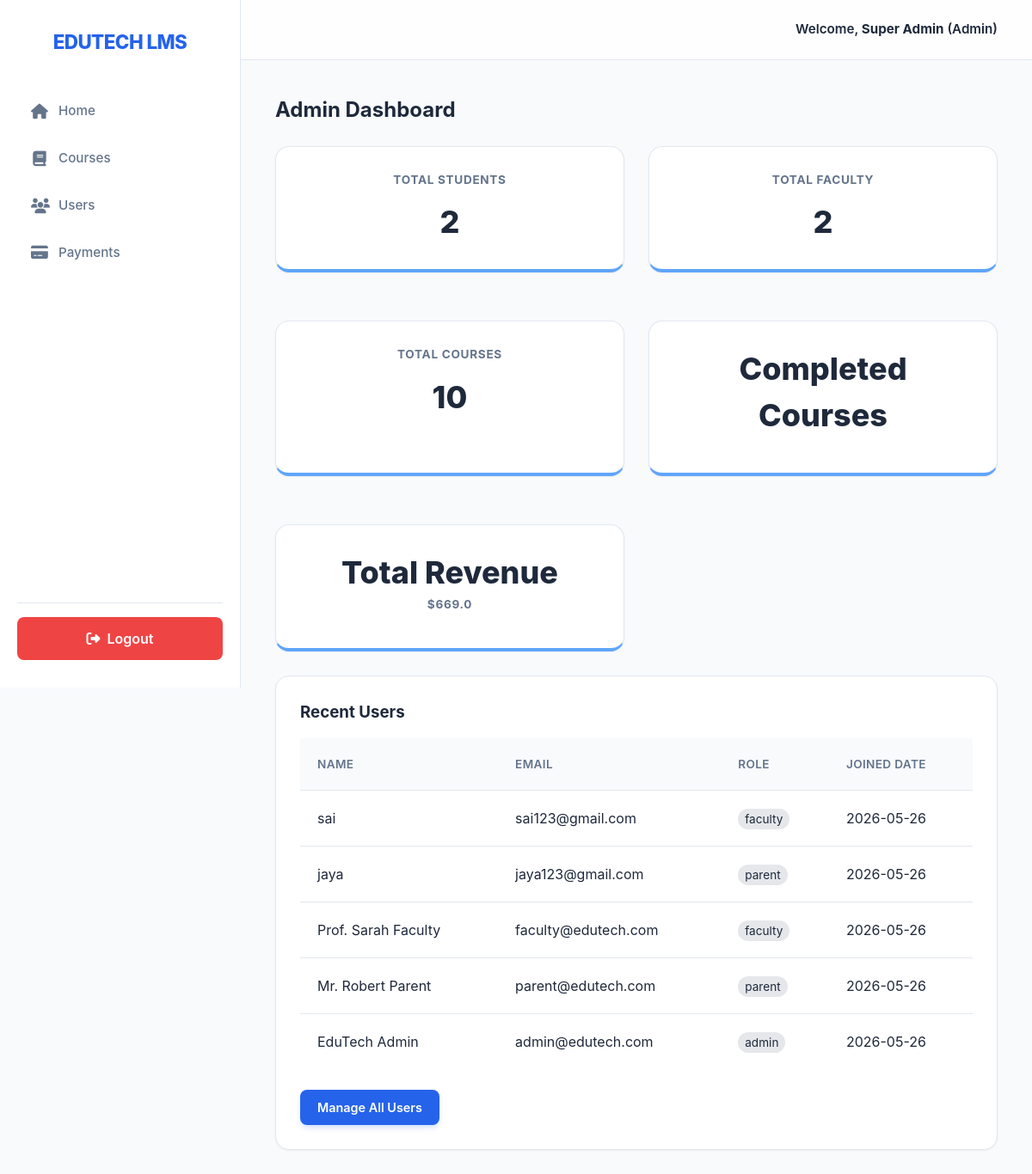
The page /admin (signed in) on the database its author committed.
### tables this page shows
CREATE TABLE users (
        id INTEGER PRIMARY KEY AUTOINCREMENT,
        name TEXT NOT NULL,
        email TEXT UNIQUE NOT NULL,
        password TEXT NOT NULL,
        role TEXT NOT NULL, -- admin, student, faculty, parent
        created_at TIMESTAMP DEFAULT CURRENT_TIMESTAMP
    , phone TEXT);

### app.py (the view)
@app.route('/admin')
@login_required(role='admin')
def admin_dashboard():
    conn = get_db()
    stats = {
        'students': conn.execute("SELECT COUNT(*) as count FROM users WHERE role='student'").fetchone()['count'],
        'faculty': conn.execute("SELECT COUNT(*) as count FROM users WHERE role='faculty'").fetchone()['count'],
        'courses': conn.execute("SELECT COUNT(*) as count FROM courses").fetchone()['count'],
        'revenue': conn.execute("SELECT SUM(amount) as total FROM payments WHERE status='success'").fetchone()['total'] or 0.0
    }
    users = conn.execute("SELECT * FROM users ORDER BY created_at DESC LIMIT 5").fetchall()
    conn.close()
    return render_template('dashboard_admin.html', stats=stats, users=users)

### app.py (called while the page is built)
def login_required(role=None):
    def wrapper(f):
        @wraps(f)
        def decorated_function(*args, **kwargs):
            if 'user_id' not in session:
                return redirect(url_for('login'))
            if role and session.get('role') != role:
                flash('Unauthorized access!', 'danger')
                return redirect(url_for('dashboard'))
            return f(*args, **kwargs)
        return decorated_function
    return wrapper

### database.py (called while the page is built)
def get_db():
    conn = sqlite3.connect(DB_NAME, check_same_thread=False)
    conn.row_factory = sqlite3.Row
    return conn

### templates/dashboard_admin.html (shortened to what this page needs)
{% extends "base.html" %}
{% block content %}
<h2 style="margin-bottom: 1.5rem;">Admin Dashboard</h2>
<div class="grid">
    <div class="card stat-card">
        <h3>Total Students</h3>
        <p>{{ stats.students }}</p>
    </div>
    <div class="card stat-card">
        <h3>Total Faculty</h3>
        <p>{{ stats.faculty }}</p>
    </div>
    <div class="card stat-card">
        <h3>Total Courses</h3>
        <p>{{ stats.courses }}</p>
    </div>
    <div class="card stat-card">
        <p>Completed Courses</p>
    </div>
    <div class="card stat-card">
        <p>Total Revenue</p>
        <h3>${{ stats.revenue }}</h3>
    </div>
</div>
<div class="card">
    <h3 style="margin-bottom: 1rem;">Recent Users</h3>
    <table>
        <thead>
            <tr>
                <th>Name</th>
                <th>Email</th>
                <th>Role</th>
                <th>Joined Date</th>
            </tr>
        </thead>
        <tbody>
            {% for user in users %}
            <tr>
                <td>{{ user.name }}</td>
                <td>{{ user.email }}</td>
                <td><span style="padding: 4px 8px; border-radius: 12px; background: #E5E7EB; font-size: 0.85rem;">{{ user.role }}</span></td>
                <td>{{ user.created_at[:10] }}</td>
            </tr>
            {% endfor %}
        </tbody>
    </table>
    <br>
    <a href="{{ url_for('manage_users') }}" class="btn btn-primary">Manage All Users</a>
</div>
{% endblock %}

### templates/base.html (shortened to what this page needs)
<!DOCTYPE html>
<html lang="en">
<head>
    <link rel="stylesheet" href="{{ url_for('static', filename='css/style.css') }}">
    <link rel="stylesheet" href="https://cdnjs.cloudflare.com/ajax/libs/font-awesome/6.4.0/css/all.min.css">
</head>
<body>
    {% if session.get('user_id') and session.get('role') == 'student' %}
    <div class="sidebar">
        <div class="brand">
            <i class="fas fa-graduation-cap"></i> EDUTECH LMS
        </div>
        <ul class="nav-links">
            <li><a href="{{ url_for('student_dashboard') }}" class="{{ 'active' if request.endpoint == 'student_dashboard' }}"><i class="fas fa-th-large"></i> Dashboard</a></li>
            <li><a href="{{ url_for('browse_courses') }}" class="{{ 'active' if request.endpoint == 'browse_courses' }}"><i class="fas fa-search"></i> Browse Courses</a></li>
            <li><a href="{{ url_for('student_my_courses') }}" class="{{ 'active' if request.endpoint == 'student_my_courses' }}"><i class="fas fa-book"></i> My Courses</a></li>
            <li><a href="{{ url_for('student_attendance') }}" class="{{ 'active' if request.endpoint == 'student_attendance' }}"><i class="fas fa-calendar-check"></i> Attendance</a></li>
            <li><a href="{{ url_for('student_assessments') }}" class="{{ 'active' if request.endpoint == 'student_assessments' }}"><i class="fas fa-vial"></i> Assessments</a></li>
            <li><a href="{{ url_for('student_assignments') }}" class="{{ 'active' if request.endpoint == 'student_assignments' }}"><i class="fas fa-file-alt"></i> Assignments</a></li>
            <li><a href="{{ url_for('student_certificates') }}" class="{{ 'active' if request.endpoint == 'student_certificates' }}"><i class="fas fa-certificate"></i> Certificates</a></li>
            <li><a href="{{ url_for('student_progress') }}" class="{{ 'active' if request.endpoint == 'student_progress' }}"><i class="fas fa-chart-line"></i> Progress Report</a></li>
            <li><a href="{{ url_for('student_video_learning') }}" class="{{ 'active' if request.endpoint == 'student_video_learning' }}"><i class="fas fa-video"></i> Video Learning</a></li>
            <li><a href="{{ url_for('payment') }}" class="{{ 'active' if request.endpoint == 'payment' }}"><i class="fas fa-credit-card"></i> Fees / Payments</a></li>
            <li><a href="{{ url_for('student_notifications') }}" class="{{ 'active' if request.endpoint == 'student_notifications' }}"><i class="fas fa-bell"></i> Notifications</a></li>
            <li><a href="{{ url_for('student_profile') }}" class="{{ 'active' if request.endpoint == 'student_profile' }}"><i class="fas fa-user-cog"></i> Profile Settings</a></li>
        </ul>
        <div class="sidebar-footer" style="margin-top: auto; padding-top: 1rem; border-top: 1px solid var(--border-color);">
            <a href="{{ url_for('logout') }}" class="btn-logout" style="background-color: var(--danger-color); color: white; text-decoration: none; font-weight: 600; display: flex; align-items: center; justify-content: center; padding: 0.8rem; border-radius: 8px; transition: all 0.3s ease; box-shadow: 0 4px 6px -1px rgba(239, 68, 68, 0.2);">
                <i class="fas fa-sign-out-alt" style="margin-right: 8px;"></i> Logout
            </a>
        </div>
    </div>
    <div class="main-content">
    {% elif session.get('user_id') %}
    <div class="sidebar">
        <div class="brand">EDUTECH LMS</div>
        <ul class="nav-links">
            <li><a href="{{ url_for('dashboard') }}" class="{{ 'active' if request.endpoint == 'dashboard' }}"><i class="fas fa-home"></i> Home</a></li>
            {% if session.get('role') == 'admin' %}
            <li><a href="{{ url_for('admin_courses') }}" class="{{ 'active' if request.endpoint == 'admin_courses' }}"><i class="fas fa-book"></i> Courses</a></li>
            <li><a href="{{ url_for('manage_users') }}" class="{{ 'active' if request.endpoint == 'manage_users' }}"><i class="fas fa-users"></i> Users</a></li>
            <li><a href="{{ url_for('admin_payments') }}" class="{{ 'active' if request.endpoint == 'admin_payments' }}"><i class="fas fa-credit-card"></i> Payments</a></li>
            {% endif %}
        </ul>
        <div class="sidebar-footer" style="margin-top: auto; padding-top: 1rem; border-top: 1px solid var(--border-color);">
            <a href="{{ url_for('logout') }}" class="btn-logout" style="background-color: var(--danger-color); color: white; text-decoration: none; font-weight: 600; display: flex; align-items: center; justify-content: center; padding: 0.8rem; border-radius: 8px; transition: all 0.3s ease;">
                <i class="fas fa-sign-out-alt" style="margin-right: 8px;"></i> Logout
            </a>
        </div>
    </div>
    <div class="main-content">
    {% endif %}
    <div class="topbar">
        {% if session.get('user_id') %}
        <div class="user-info">
            Welcome, <strong>{{ session.get('name') }}</strong> ({{ session.get('role')|capitalize }})
        </div>
        {% endif %}
    </div>
    <div class="container">
        {% block content %}{% endblock %}
    </div>
    {% if session.get('user_id') %}
    </div>
    {% endif %}
</body>
</html>

### static/css/style.css (style rules this page uses)
:root { --primary-color: #2563EB; --primary-light: #60A5FA; --primary-dark: #1E40AF; --bg-color: #F8FAFC; --card-bg: #FFFFFF; --text-main: #1E293B; --text-muted: #64748B; --border-color: #E2E8F0; --success-color: #10B981; --danger-color: #EF4444; --accent-color: #F59E0B; --shadow-sm: 0 1px 2px 0 rgba(0, 0, 0, 0.05); --shadow: 0 4px 6px -1px rgba(0, 0, 0, 0.1), 0 2px 4px -1px rgba(0, 0, 0, 0.06); --shadow-md: 0 10px 15px -3px rgba(0, 0, 0, 0.1), 0 4px 6px -2px rgba(0, 0, 0, 0.05); }
* { box-sizing: border-box; margin: 0; padding: 0; font-family: 'Inter', 'Segoe UI', system-ui, -apple-system, sans-serif; }
body { background-color: var(--bg-color); color: var(--text-main); display: flex; min-height: 100vh; line-height: 1.5; }
.sidebar { width: 280px; background-color: var(--card-bg); border-right: 1px solid var(--border-color); display: flex; flex-direction: column; padding: 2rem 1.25rem; position: fixed; height: 100vh; z-index: 50; transition: all 0.3s ease; }
.brand { font-size: 1.4rem; font-weight: 800; color: var(--primary-color); margin-bottom: 2.5rem; display: flex; align-items: center; justify-content: center; letter-spacing: -0.025em; }
.nav-links { list-style: none; flex: 1; overflow-y: auto; }
.nav-links li { margin-bottom: 0.4rem; }
.nav-links a { text-decoration: none; color: var(--text-muted); display: flex; align-items: center; padding: 0.8rem 1rem; border-radius: 10px; transition: all 0.2s cubic-bezier(0.4, 0, 0.2, 1); font-weight: 500; font-size: 0.95rem; }
.main-content { flex: 1; margin-left: 280px; display: flex; flex-direction: column; min-width: 0; }
.topbar { height: 70px; background-color: rgba(255, 255, 255, 0.8); backdrop-filter: blur(8px); border-bottom: 1px solid var(--border-color); display: flex; align-items: center; justify-content: flex-end; padding: 0 2.5rem; position: sticky; top: 0; z-index: 40; }
.user-info { font-weight: 600; font-size: 0.95rem; color: var(--text-main); }
.btn { padding: 0.6rem 1.25rem; border: none; border-radius: 8px; cursor: pointer; font-weight: 600; text-decoration: none; display: inline-flex; align-items: center; justify-content: center; transition: all 0.2s ease; font-size: 0.9rem; }
.btn-primary { background-color: var(--primary-color); color: white; box-shadow: 0 4px 6px -1px rgba(37, 99, 235, 0.2); }
.container { padding: 2.5rem; max-width: 1400px; width: 100%; margin: 0 auto; }
.card { background: var(--card-bg); border-radius: 16px; padding: 1.75rem; box-shadow: var(--shadow-sm); border: 1px solid var(--border-color); margin-bottom: 1.75rem; transition: all 0.3s ease; }
.grid { display: grid; grid-template-columns: repeat(auto-fill, minmax(320px, 1fr)); gap: 1.75rem; }
.stat-card { text-align: center; border-bottom: 4px solid var(--primary-light); }
.stat-card h3 { color: var(--text-muted); font-size: 0.85rem; text-transform: uppercase; letter-spacing: 0.05em; margin-bottom: 0.75rem; }
.stat-card p { font-size: 2.25rem; font-weight: 800; color: var(--text-main); }
table { width: 100%; border-collapse: collapse; background: white; }
th, td { padding: 1.25rem; text-align: left; border-bottom: 1px solid var(--border-color); }
th { background-color: #F8FAFC; color: var(--text-muted); font-weight: 600; font-size: 0.85rem; text-transform: uppercase; letter-spacing: 0.025em; }
tr:last-child td { border-bottom: none; }

### templates/base.html (style rules this page uses)
.nav-links i { width: 20px; margin-right: 12px; text-align: center; font-size: 1.1rem; }

### rows shown on the page
users: get "Admin", name "EduTech Admin", email "admin@edutech.com", role "admin", created_at "2026-05-26"
users: name "sai", email "sai123@gmail.com", role "faculty", created_at "2026-05-26"
users: name "jaya", email "jaya123@gmail.com", role "parent", created_at "2026-05-26"
users: name "Prof. Sarah Faculty", email "faculty@edutech.com", role "faculty", created_at "2026-05-26"
users: name "Mr. Robert Parent", email "parent@edutech.com", role "parent", created_at "2026-05-26"

### other values the page prints
{{ session.get('name') }} "Super Admin"
{{ stats.students }} "2"
{{ stats.faculty }} "2"
{{ stats.courses }} "10"
{{ stats.revenue }} "669.0"
